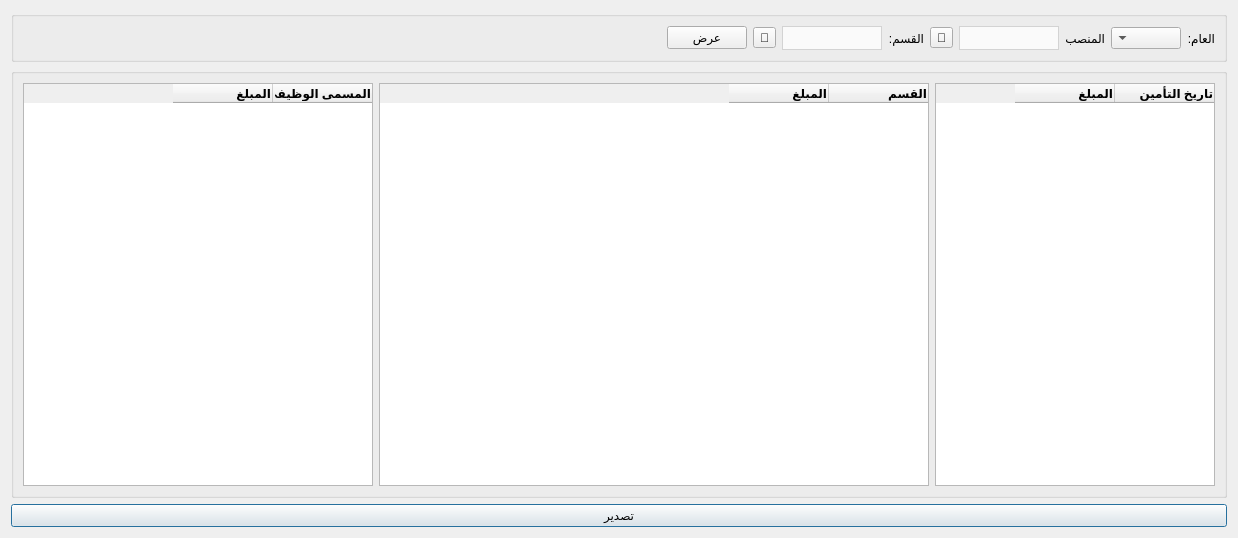
<?xml version="1.0" encoding="UTF-8"?>
<ui version="4.0">
 <class>Sales_Target_Report</class>
 <widget class="QDialog" name="Sales_Target_Report">
  <property name="windowModality">
   <enum>Qt::WindowModal</enum>
  </property>
  <property name="geometry">
   <rect>
    <x>0</x>
    <y>0</y>
    <width>1238</width>
    <height>538</height>
   </rect>
  </property>
  <property name="windowTitle">
   <string>تقرير هدف المبيعات</string>
  </property>
  <property name="layoutDirection">
   <enum>Qt::RightToLeft</enum>
  </property>
  <property name="modal">
   <bool>true</bool>
  </property>
  <layout class="QGridLayout" name="gridLayout_2">
   <item row="2" column="0">
    <widget class="QGroupBox" name="groupBox_3">
     <property name="title">
      <string/>
     </property>
     <layout class="QGridLayout" name="gridLayout_3">
      <item row="1" column="1">
       <widget class="QTableWidget" name="clients_table">
        <column>
         <property name="text">
          <string>القسم</string>
         </property>
         <property name="font">
          <font>
           <weight>75</weight>
           <bold>true</bold>
          </font>
         </property>
         <property name="textAlignment">
          <set>AlignTrailing|AlignVCenter</set>
         </property>
        </column>
        <column>
         <property name="text">
          <string>المبلغ</string>
         </property>
         <property name="font">
          <font>
           <weight>75</weight>
           <bold>true</bold>
          </font>
         </property>
         <property name="textAlignment">
          <set>AlignTrailing|AlignVCenter</set>
         </property>
        </column>
       </widget>
      </item>
      <item row="1" column="2">
       <widget class="QTableWidget" name="governorates_table">
        <property name="maximumSize">
         <size>
          <width>350</width>
          <height>16777215</height>
         </size>
        </property>
        <column>
         <property name="text">
          <string>المسمى الوظيفي</string>
         </property>
         <property name="font">
          <font>
           <weight>75</weight>
           <bold>true</bold>
          </font>
         </property>
         <property name="textAlignment">
          <set>AlignTrailing|AlignVCenter</set>
         </property>
        </column>
        <column>
         <property name="text">
          <string>المبلغ</string>
         </property>
         <property name="font">
          <font>
           <weight>75</weight>
           <bold>true</bold>
          </font>
         </property>
         <property name="textAlignment">
          <set>AlignTrailing|AlignVCenter</set>
         </property>
        </column>
       </widget>
      </item>
      <item row="1" column="0">
       <widget class="QTableWidget" name="comparison_table">
        <property name="maximumSize">
         <size>
          <width>280</width>
          <height>16777215</height>
         </size>
        </property>
        <column>
         <property name="text">
          <string>تاريخ التأمين</string>
         </property>
         <property name="font">
          <font>
           <weight>75</weight>
           <bold>true</bold>
          </font>
         </property>
         <property name="textAlignment">
          <set>AlignTrailing|AlignVCenter</set>
         </property>
        </column>
        <column>
         <property name="text">
          <string>المبلغ</string>
         </property>
         <property name="font">
          <font>
           <weight>75</weight>
           <bold>true</bold>
          </font>
         </property>
         <property name="textAlignment">
          <set>AlignTrailing|AlignVCenter</set>
         </property>
        </column>
       </widget>
      </item>
     </layout>
    </widget>
   </item>
   <item row="3" column="0">
    <widget class="QPushButton" name="export_btn">
     <property name="maximumSize">
      <size>
       <width>1677750</width>
       <height>16777215</height>
      </size>
     </property>
     <property name="text">
      <string>تصدير</string>
     </property>
    </widget>
   </item>
   <item row="0" column="0">
    <widget class="QGroupBox" name="groupBox">
     <property name="maximumSize">
      <size>
       <width>16777215</width>
       <height>16777215</height>
      </size>
     </property>
     <property name="layoutDirection">
      <enum>Qt::RightToLeft</enum>
     </property>
     <property name="title">
      <string/>
     </property>
     <layout class="QGridLayout" name="gridLayout">
      <item row="0" column="0">
       <widget class="QLabel" name="label_2">
        <property name="maximumSize">
         <size>
          <width>40</width>
          <height>16777215</height>
         </size>
        </property>
        <property name="text">
         <string>العام:</string>
        </property>
       </widget>
      </item>
      <item row="0" column="1">
       <widget class="QComboBox" name="year_combobox">
        <property name="maximumSize">
         <size>
          <width>70</width>
          <height>16777215</height>
         </size>
        </property>
       </widget>
      </item>
      <item row="0" column="2">
       <widget class="QLabel" name="label_3">
        <property name="maximumSize">
         <size>
          <width>40</width>
          <height>16777215</height>
         </size>
        </property>
        <property name="text">
         <string>المنصب:</string>
        </property>
       </widget>
      </item>
      <item row="0" column="3">
       <widget class="QComboBox" name="position_combobox">
        <property name="minimumSize">
         <size>
          <width>100</width>
          <height>0</height>
         </size>
        </property>
        <property name="maximumSize">
         <size>
          <width>16777215</width>
          <height>16777215</height>
         </size>
        </property>
        <property name="styleSheet">
         <string notr="true">QComboBox {
        background-color: #fafafa;
        border: 1px solid lightgrey;		
		height: 22px;
		color: black;
    }
    QComboBox::drop-down {
        border: none;
    }</string>
        </property>
       </widget>
      </item>
      <item row="0" column="4">
       <widget class="QToolButton" name="select_position_btn">
        <property name="text">
         <string>🔎</string>
        </property>
       </widget>
      </item>
      <item row="0" column="5">
       <widget class="QLabel" name="label">
        <property name="maximumSize">
         <size>
          <width>40</width>
          <height>16777215</height>
         </size>
        </property>
        <property name="text">
         <string>القسم:</string>
        </property>
       </widget>
      </item>
      <item row="0" column="6">
       <widget class="QComboBox" name="department_combobox">
        <property name="minimumSize">
         <size>
          <width>100</width>
          <height>0</height>
         </size>
        </property>
        <property name="maximumSize">
         <size>
          <width>16777215</width>
          <height>16777215</height>
         </size>
        </property>
        <property name="styleSheet">
         <string notr="true">QComboBox {
        background-color: #fafafa;
        border: 1px solid lightgrey;		
		height: 22px;
		color: black;
    }
    QComboBox::drop-down {
        border: none;
    }</string>
        </property>
       </widget>
      </item>
      <item row="0" column="7">
       <widget class="QToolButton" name="select_department_btn">
        <property name="text">
         <string>🔎</string>
        </property>
       </widget>
      </item>
      <item row="0" column="8">
       <widget class="QPushButton" name="calc_btn">
        <property name="maximumSize">
         <size>
          <width>100</width>
          <height>16777215</height>
         </size>
        </property>
        <property name="text">
         <string>عرض</string>
        </property>
       </widget>
      </item>
      <item row="0" column="9">
       <spacer name="horizontalSpacer_3">
        <property name="orientation">
         <enum>Qt::Horizontal</enum>
        </property>
        <property name="sizeHint" stdset="0">
         <size>
          <width>764</width>
          <height>20</height>
         </size>
        </property>
       </spacer>
      </item>
     </layout>
    </widget>
   </item>
  </layout>
 </widget>
 <resources/>
 <connections/>
</ui>
